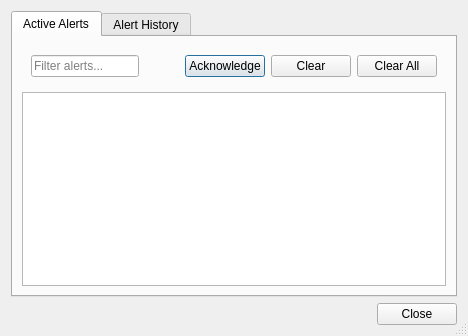
<?xml version="1.0" encoding="UTF-8"?>
<ui version="4.0">
 <class>AlertsDialog</class>
 <widget class="QDialog" name="AlertsDialog">
  <property name="windowTitle">
   <string>Network Alerts</string>
  </property>
  <property name="windowIcon">
   <iconset resource="resources.qrc">
    <normaloff>:/icons/alert.png</normaloff>:/icons/alert.png</iconset>
  </property>
  <property name="windowModality">
   <enum>Qt::NonModal</enum>
  </property>
  <property name="windowFlags">
   <set>Qt::Window</set>
  </property>
  <property name="sizeGripEnabled">
   <bool>true</bool>
  </property>
  <layout class="QVBoxLayout" name="verticalLayout">
   <item>
    <widget class="QTabWidget" name="tabWidget">
     <property name="currentIndex">
      <number>0</number>
     </property>
     <widget class="QWidget" name="tabActive">
      <attribute name="title">
       <string>Active Alerts</string>
      </attribute>
      <layout class="QVBoxLayout" name="verticalLayout_2">
       <item>
        <widget class="QWidget" name="widget" native="true">
         <layout class="QHBoxLayout" name="horizontalLayout">
          <item>
           <widget class="QLineEdit" name="txtFilter">
            <property name="placeholderText">
             <string>Filter alerts...</string>
            </property>
           </widget>
          </item>
          <item>
           <spacer name="horizontalSpacer">
            <property name="orientation">
             <enum>Qt::Horizontal</enum>
            </property>
            <property name="sizeHint" stdset="0">
             <size>
              <width>40</width>
              <height>20</height>
             </size>
            </property>
           </spacer>
          </item>
          <item>
           <widget class="QPushButton" name="btnAcknowledge">
            <property name="text">
             <string>Acknowledge</string>
            </property>
           </widget>
          </item>
          <item>
           <widget class="QPushButton" name="btnClear">
            <property name="text">
             <string>Clear</string>
            </property>
           </widget>
          </item>
          <item>
           <widget class="QPushButton" name="btnClearAll">
            <property name="text">
             <string>Clear All</string>
            </property>
           </widget>
          </item>
         </layout>
        </widget>
       </item>
       <item>
        <widget class="QTableView" name="tblAlerts">
         <property name="contextMenuPolicy">
          <enum>Qt::CustomContextMenu</enum>
         </property>
         <property name="selectionMode">
          <enum>QAbstractItemView::ExtendedSelection</enum>
         </property>
         <property name="selectionBehavior">
          <enum>QAbstractItemView::SelectRows</enum>
         </property>
         <property name="showGrid">
          <bool>false</bool>
         </property>
         <attribute name="horizontalHeaderHighlightSections">
          <bool>true</bool>
         </attribute>
         <attribute name="verticalHeaderVisible">
          <bool>false</bool>
         </attribute>
         <attribute name="verticalHeaderDefaultSectionSize">
          <number>24</number>
         </attribute>
         <attribute name="verticalHeaderMinimumSectionSize">
          <number>24</number>
         </attribute>
        </widget>
       </item>
      </layout>
     </widget>
     <widget class="QWidget" name="tabHistory">
      <attribute name="title">
       <string>Alert History</string>
      </attribute>
      <layout class="QVBoxLayout" name="verticalLayout_3">
       <item>
        <widget class="QWidget" name="widget_2" native="true">
         <layout class="QHBoxLayout" name="horizontalLayout_2">
          <item>
           <widget class="QLineEdit" name="txtHistoryFilter">
            <property name="placeholderText">
             <string>Filter history...</string>
            </property>
           </widget>
          </item>
          <item>
           <spacer name="horizontalSpacer_2">
            <property name="orientation">
             <enum>Qt::Horizontal</enum>
            </property>
            <property name="sizeHint" stdset="0">
             <size>
              <width>40</width>
              <height>20</height>
             </size>
            </property>
           </spacer>
          </item>
          <item>
           <widget class="QPushButton" name="btnClearHistory">
            <property name="text">
             <string>Clear History</string>
            </property>
           </widget>
          </item>
         </layout>
        </widget>
       </item>
       <item>
        <widget class="QTableView" name="tblHistory">
         <property name="contextMenuPolicy">
          <enum>Qt::CustomContextMenu</enum>
         </property>
         <property name="selectionMode">
          <enum>QAbstractItemView::ExtendedSelection</enum>
         </property>
         <property name="selectionBehavior">
          <enum>QAbstractItemView::SelectRows</enum>
         </property>
         <property name="showGrid">
          <bool>false</bool>
         </property>
         <attribute name="horizontalHeaderHighlightSections">
          <bool>true</bool>
         </attribute>
         <attribute name="verticalHeaderVisible">
          <bool>false</bool>
         </attribute>
         <attribute name="verticalHeaderDefaultSectionSize">
          <number>24</number>
         </attribute>
         <attribute name="verticalHeaderMinimumSectionSize">
          <number>24</number>
         </attribute>
        </widget>
       </item>
      </layout>
     </widget>
    </widget>
   </item>
   <item>
    <widget class="QDialogButtonBox" name="buttonBox">
     <property name="orientation">
      <enum>Qt::Horizontal</enum>
     </property>
     <property name="standardButtons">
      <set>QDialogButtonBox::Close</set>
     </property>
    </widget>
   </item>
  </layout>
 </widget>
 <resources>
  <include location="resources.qrc"/>
 </resources>
 <connections>
  <connection>
   <sender>buttonBox</sender>
   <signal>accepted()</signal>
   <receiver>AlertsDialog</receiver>
   <slot>accept()</slot>
   <hints>
    <hint type="sourcelabel">
     <x>20</x>
     <y>20</y>
    </hint>
    <hint type="destinationlabel">
     <x>20</x>
     <y>20</y>
    </hint>
   </hints>
  </connection>
  <connection>
   <sender>buttonBox</sender>
   <signal>rejected()</signal>
   <receiver>AlertsDialog</receiver>
   <slot>reject()</slot>
  </connection>
 </connections>
 <tabstops>
  <tabstop>tabWidget</tabstop>
  <tabstop>txtFilter</tabstop>
  <tabstop>btnAcknowledge</tabstop>
  <tabstop>btnClear</tabstop>
  <tabstop>btnClearAll</tabstop>
  <tabstop>tblAlerts</tabstop>
  <tabstop>txtHistoryFilter</tabstop>
  <tabstop>btnClearHistory</tabstop>
  <tabstop>tblHistory</tabstop>
  <tabstop>buttonBox</tabstop>
 </tabstops>
</ui>
